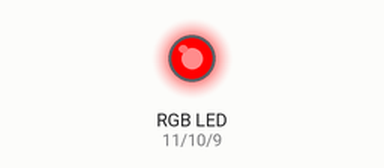
Simulated run of this sketch. Board: Arduino Uno, built with avr-gcc and run on an emulated ATmega328P. On the bench: an RGB LED mixed from three pins (HIGH = lit).

Above: at 0.45 s.
At 3.95 s:
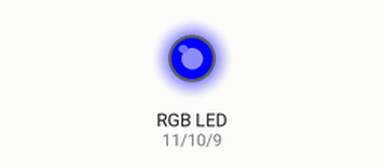
At 9.1 s:
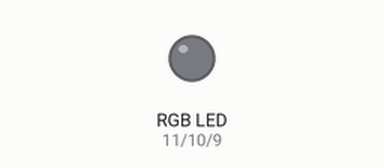
Timing chart, 0 to 12.5 s (numbered marks = the images above):
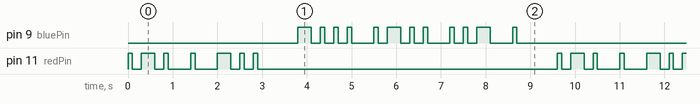

Measured:
- by itself, pin 9 (bluePin): moves between LOW and HIGH, repeating every 9.6 s
- by itself, pin 11 (redPin): repeats every 9.6 s: LOW 0.20 s, HIGH 0.30 s, LOW 0.20 s, 2 × (HIGH 0.10 s, LOW 0.50 s), HIGH 0.30 s, 2 × (LOW 0.20 s, HIGH 0.10 s), LOW 6.7 s, HIGH 0.10 s
- by itself, everything shown: repeats every 9.6 s, in 38 steps

The sketch:

RGB_MORSE_CODE.ino
```cpp
//RGB LED
//The RGB LED will appear red, green, and blue first, then red, orange, yellow, green, blue, indigo, and purple.
//Email:support@sunfounder.com
//Website:www.sunfounder.com
//2015.5.7
#define SHORT 100
#define LONG 300
#define LETTER_SPACE 300
/*************************************************************************/
const int redPin = 11;  // R petal on RGB LED module connected to digital pin 11
const int greenPin = 10;  // G petal on RGB LED module connected to digital pin 10
const int bluePin = 9;  // B petal on RGB LED module connected to digital pin 9
/**************************************************************************/
void setup()
{
  pinMode(redPin, OUTPUT); // sets the redPin to be an output
  pinMode(greenPin, OUTPUT); // sets the greenPin to be an output
  pinMode(bluePin, OUTPUT); // sets the bluePin to be an output
}
/***************************************************************************/
void loop()  // run over and over again
{
  r();
  NextLetter();
  e_red();
  NextLetter();
  d();
  delay(700);
  b();
  NextLetter();
  l();
  NextLetter();
  u();
  NextLetter();
  e_blue();
  delay(700);
}
/******************************************************/
void color (unsigned char red, unsigned char green, unsigned char blue)// the color generating function
{
  analogWrite(redPin, red);
  analogWrite(greenPin, green);
  analogWrite(bluePin, blue);
}

void Short(int r, int g, int b)
{
  color(r,g,b);
  delay(SHORT);
  color(0,0,0); // turn the RGB LED off
  delay(200);
}

void Long(int r, int g, int b)
{
  color(r,g,b);
  delay(LONG);
  color(0,0,0); // turn the RGB LED off
  delay(200);
}

void NextLetter()
{
  delay(LETTER_SPACE);
}

//for red
void r()
{
  Short(255,0,0);
  Long(255,0,0);
  Short(255,0,0);
}
void e_red()
{
  Short(255,0,0);
}
void d()
{

  Long(255,0,0);
  Short(255,0,0);
  Short(255,0,0);
}
//blue
void b()
{
  Long(0,0,255);
  Short(0,0,255);
  Short(0,0,255);
  Short(0,0,255);
}
void l()
{
  Short(0,0,255);
  Long(0,0,255);
  Short(0,0,255);
  Short(0,0,255);
}
void u()
{
  Short(0,0,255);
  Short(0,0,255);
  Long(0,0,255);
}
void e_blue()
{
  Short(0,0,255);
}

/******************************************************/
```
